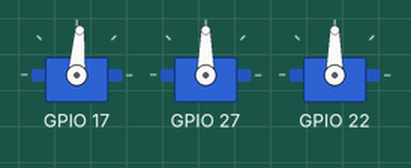
Simulated run of this program. Board: Raspberry Pi (BCM pin numbers). On the bench: 3 × servo. Servo angles are drawn from the pulse width (0.5 ms = 0°, 2.5 ms = 180°).

Above: at 1.05 s.
At 1.35 s:
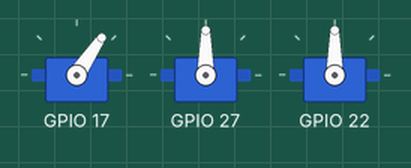
At 1.65 s:
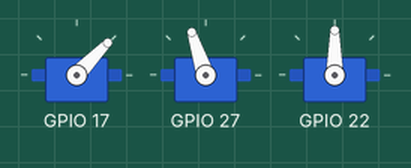
At 2.3 s:
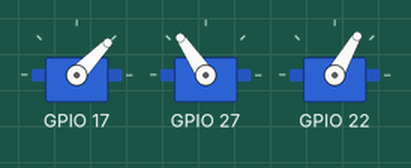
At 3.0 s:
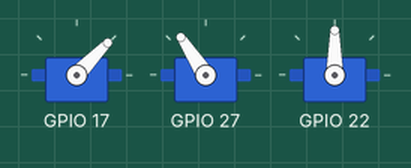
At 3.6 s:
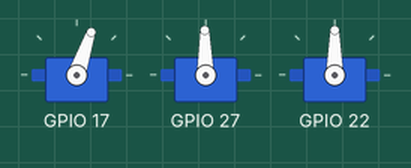
Timing chart, 0 to 9.7 s (numbered marks = the images above):
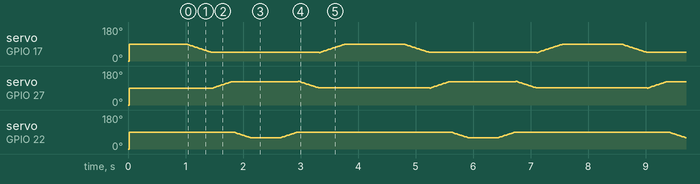

The program:

example.py
```python
# Use a Raspberry Pi with pigpio-backed gpiozero AngularServo objects to produce hardware-timed PWM for three servos and execute smooth pose transitions.
#
# Buy this module: https://shillehtek.com/products/3dof-robot-arm-kit-mg995-servos
# Full manual: https://shillehtek.com/blogs/shillehtek-product-manuals/3dof-robot-arm-kit-mg995-servos-manual
# More examples: https://github.com/shillehbean/shillehtek-examples
#

from gpiozero import AngularServo
from gpiozero.pins.pigpio import PiGPIOFactory
from time import sleep

# sudo apt install pigpio; sudo systemctl start pigpiod
# pigpio gives hardware-timed pulses = no servo jitter
factory = PiGPIOFactory()

def make(pin):
    return AngularServo(pin, min_angle=0, max_angle=180,
                        min_pulse_width=0.0005, max_pulse_width=0.0025,
                        pin_factory=factory)

base, shoulder, elbow = make(17), make(27), make(22)

def glide(servo, start, end, step=2, dt=0.02):
    rng = range(start, end + 1, step) if end > start else range(start, end - 1, -step)
    for a in rng:
        servo.angle = a
        sleep(dt)

# center, then run a small routine
for s in (base, shoulder, elbow):
    s.angle = 90
sleep(1)

while True:
    glide(base, 90, 45)
    glide(shoulder, 90, 125)
    glide(elbow, 90, 60)
    sleep(0.5)
    glide(elbow, 60, 90)
    glide(shoulder, 125, 90)
    glide(base, 45, 90)
    sleep(1)
```
